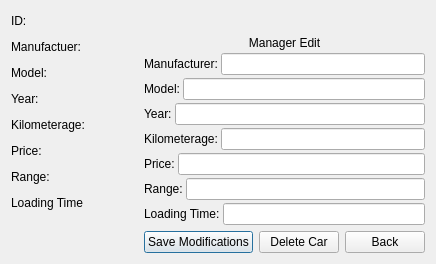
<?xml version="1.0" encoding="UTF-8"?>
<ui version="4.0">
 <class>CarViewDialog</class>
 <widget class="QDialog" name="CarViewDialog">
  <property name="geometry">
   <rect>
    <x>0</x>
    <y>0</y>
    <width>627</width>
    <height>595</height>
   </rect>
  </property>
  <property name="windowTitle">
   <string>Dialog</string>
  </property>
  <layout class="QHBoxLayout" name="horizontalLayout">
   <property name="sizeConstraint">
    <enum>QLayout::SetFixedSize</enum>
   </property>
   <item>
    <layout class="QVBoxLayout" name="verticalLayout_4">
     <item>
      <layout class="QHBoxLayout" name="horizontalLayout_3">
       <item>
        <widget class="QLabel" name="IDLabel">
         <property name="text">
          <string>ID:</string>
         </property>
        </widget>
       </item>
       <item>
        <widget class="QLabel" name="IDDisplay">
         <property name="text">
          <string/>
         </property>
        </widget>
       </item>
       <item>
        <spacer name="horizontalSpacer_6">
         <property name="orientation">
          <enum>Qt::Horizontal</enum>
         </property>
         <property name="sizeHint" stdset="0">
          <size>
           <width>40</width>
           <height>20</height>
          </size>
         </property>
        </spacer>
       </item>
      </layout>
     </item>
     <item>
      <layout class="QHBoxLayout" name="horizontalLayout_5">
       <item>
        <widget class="QLabel" name="ManLabel">
         <property name="text">
          <string>Manufactuer:</string>
         </property>
        </widget>
       </item>
       <item>
        <widget class="QLabel" name="ManDisplay">
         <property name="text">
          <string/>
         </property>
        </widget>
       </item>
       <item>
        <spacer name="horizontalSpacer_5">
         <property name="orientation">
          <enum>Qt::Horizontal</enum>
         </property>
         <property name="sizeHint" stdset="0">
          <size>
           <width>40</width>
           <height>20</height>
          </size>
         </property>
        </spacer>
       </item>
      </layout>
     </item>
     <item>
      <layout class="QHBoxLayout" name="horizontalLayout_6">
       <item>
        <widget class="QLabel" name="ModLabel">
         <property name="text">
          <string>Model:</string>
         </property>
        </widget>
       </item>
       <item>
        <widget class="QLabel" name="ModDisplay">
         <property name="text">
          <string/>
         </property>
        </widget>
       </item>
       <item>
        <spacer name="horizontalSpacer_4">
         <property name="orientation">
          <enum>Qt::Horizontal</enum>
         </property>
         <property name="sizeHint" stdset="0">
          <size>
           <width>40</width>
           <height>20</height>
          </size>
         </property>
        </spacer>
       </item>
      </layout>
     </item>
     <item>
      <layout class="QHBoxLayout" name="horizontalLayout_7">
       <item>
        <widget class="QLabel" name="YearLabel">
         <property name="text">
          <string>Year:</string>
         </property>
        </widget>
       </item>
       <item>
        <widget class="QLabel" name="YearDisplay">
         <property name="text">
          <string/>
         </property>
        </widget>
       </item>
       <item>
        <spacer name="horizontalSpacer_3">
         <property name="orientation">
          <enum>Qt::Horizontal</enum>
         </property>
         <property name="sizeHint" stdset="0">
          <size>
           <width>40</width>
           <height>20</height>
          </size>
         </property>
        </spacer>
       </item>
      </layout>
     </item>
     <item>
      <layout class="QHBoxLayout" name="horizontalLayout_8">
       <item>
        <widget class="QLabel" name="KiloLabel">
         <property name="text">
          <string>Kilometerage:</string>
         </property>
        </widget>
       </item>
       <item>
        <widget class="QLabel" name="KiloDisplay">
         <property name="text">
          <string/>
         </property>
        </widget>
       </item>
       <item>
        <spacer name="horizontalSpacer_2">
         <property name="orientation">
          <enum>Qt::Horizontal</enum>
         </property>
         <property name="sizeHint" stdset="0">
          <size>
           <width>40</width>
           <height>20</height>
          </size>
         </property>
        </spacer>
       </item>
      </layout>
     </item>
     <item>
      <layout class="QHBoxLayout" name="horizontalLayout_9">
       <item>
        <widget class="QLabel" name="PriceLabel">
         <property name="text">
          <string>Price:</string>
         </property>
        </widget>
       </item>
       <item>
        <widget class="QLabel" name="PriceDisplay">
         <property name="text">
          <string/>
         </property>
        </widget>
       </item>
       <item>
        <spacer name="horizontalSpacer">
         <property name="orientation">
          <enum>Qt::Horizontal</enum>
         </property>
         <property name="sizeHint" stdset="0">
          <size>
           <width>40</width>
           <height>20</height>
          </size>
         </property>
        </spacer>
       </item>
      </layout>
     </item>
     <item>
      <layout class="QHBoxLayout" name="horizontalLayout_10">
       <item>
        <widget class="QLabel" name="RangeLabel">
         <property name="text">
          <string>Range:</string>
         </property>
        </widget>
       </item>
       <item>
        <widget class="QLabel" name="RangeDisplay">
         <property name="text">
          <string/>
         </property>
        </widget>
       </item>
       <item>
        <spacer name="horizontalSpacer_7">
         <property name="orientation">
          <enum>Qt::Horizontal</enum>
         </property>
         <property name="sizeHint" stdset="0">
          <size>
           <width>40</width>
           <height>20</height>
          </size>
         </property>
        </spacer>
       </item>
      </layout>
     </item>
     <item>
      <layout class="QHBoxLayout" name="horizontalLayout_11">
       <item>
        <widget class="QLabel" name="TimeLabel">
         <property name="text">
          <string>Loading Time</string>
         </property>
        </widget>
       </item>
       <item>
        <widget class="QLabel" name="TimeDisplay">
         <property name="text">
          <string/>
         </property>
        </widget>
       </item>
       <item>
        <spacer name="horizontalSpacer_8">
         <property name="orientation">
          <enum>Qt::Horizontal</enum>
         </property>
         <property name="sizeHint" stdset="0">
          <size>
           <width>40</width>
           <height>20</height>
          </size>
         </property>
        </spacer>
       </item>
      </layout>
     </item>
     <item>
      <spacer name="verticalSpacer">
       <property name="orientation">
        <enum>Qt::Vertical</enum>
       </property>
       <property name="sizeHint" stdset="0">
        <size>
         <width>20</width>
         <height>40</height>
        </size>
       </property>
      </spacer>
     </item>
    </layout>
   </item>
   <item>
    <layout class="QVBoxLayout" name="verticalLayout_2">
     <item>
      <widget class="QLabel" name="label">
       <property name="text">
        <string/>
       </property>
       <property name="pixmap">
        <pixmap>../build-OOP7-Desktop_Qt_6_2_4_MinGW_64_bit-Debug/Parking place.png</pixmap>
       </property>
       <property name="scaledContents">
        <bool>true</bool>
       </property>
      </widget>
     </item>
     <item>
      <layout class="QVBoxLayout" name="verticalLayout">
       <property name="spacing">
        <number>3</number>
       </property>
       <item>
        <widget class="QLabel" name="ManagerEdit">
         <property name="text">
          <string>Manager Edit</string>
         </property>
         <property name="alignment">
          <set>Qt::AlignCenter</set>
         </property>
        </widget>
       </item>
       <item>
        <layout class="QHBoxLayout" name="horizontalLayout_13">
         <item>
          <widget class="QLabel" name="label_4">
           <property name="text">
            <string>Manufacturer:</string>
           </property>
          </widget>
         </item>
         <item>
          <widget class="QLineEdit" name="ManEdit"/>
         </item>
        </layout>
       </item>
       <item>
        <layout class="QHBoxLayout" name="horizontalLayout_15">
         <item>
          <widget class="QLabel" name="label_5">
           <property name="text">
            <string>Model:</string>
           </property>
          </widget>
         </item>
         <item>
          <widget class="QLineEdit" name="ModEdit"/>
         </item>
        </layout>
       </item>
       <item>
        <layout class="QHBoxLayout" name="horizontalLayout_16">
         <item>
          <widget class="QLabel" name="label_6">
           <property name="text">
            <string>Year:</string>
           </property>
          </widget>
         </item>
         <item>
          <widget class="QLineEdit" name="YearEdit"/>
         </item>
        </layout>
       </item>
       <item>
        <layout class="QHBoxLayout" name="horizontalLayout_20">
         <item>
          <widget class="QLabel" name="label_7">
           <property name="text">
            <string>Kilometerage:</string>
           </property>
          </widget>
         </item>
         <item>
          <widget class="QLineEdit" name="KiloEdit"/>
         </item>
        </layout>
       </item>
       <item>
        <layout class="QHBoxLayout" name="horizontalLayout_21">
         <item>
          <widget class="QLabel" name="label_8">
           <property name="text">
            <string>Price:</string>
           </property>
          </widget>
         </item>
         <item>
          <widget class="QLineEdit" name="PriceEdit"/>
         </item>
        </layout>
       </item>
       <item>
        <layout class="QHBoxLayout" name="horizontalLayout_22">
         <item>
          <widget class="QLabel" name="label_9">
           <property name="text">
            <string>Range:</string>
           </property>
          </widget>
         </item>
         <item>
          <widget class="QLineEdit" name="RangeEdit"/>
         </item>
        </layout>
       </item>
       <item>
        <layout class="QHBoxLayout" name="horizontalLayout_25">
         <item>
          <widget class="QLabel" name="label_10">
           <property name="text">
            <string>Loading Time:</string>
           </property>
          </widget>
         </item>
         <item>
          <widget class="QLineEdit" name="TimeEdit"/>
         </item>
        </layout>
       </item>
      </layout>
     </item>
     <item>
      <layout class="QHBoxLayout" name="horizontalLayout_27">
       <item>
        <widget class="QPushButton" name="SaveButton">
         <property name="text">
          <string>Save Modifications</string>
         </property>
        </widget>
       </item>
       <item>
        <widget class="QPushButton" name="DeleteButton">
         <property name="text">
          <string>Delete Car</string>
         </property>
        </widget>
       </item>
       <item>
        <widget class="QPushButton" name="BackButton">
         <property name="enabled">
          <bool>true</bool>
         </property>
         <property name="text">
          <string>Back</string>
         </property>
        </widget>
       </item>
      </layout>
     </item>
    </layout>
   </item>
  </layout>
 </widget>
 <resources/>
 <connections/>
</ui>
